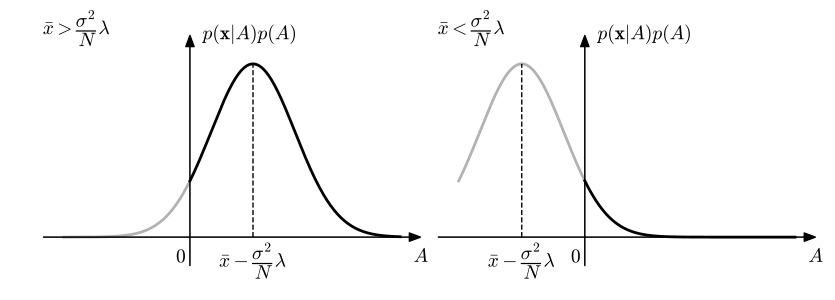

Write Python code to recreate this figure.
import matplotlib.pyplot as plt
import numpy as np
from scipy.stats import norm
import math

from matplotlib import cm
from matplotlib import rc

__author__ = 'ernesto'

# if use latex or mathtext
rc('text', usetex=False)
rc('mathtext', fontset='cm')

# auxiliar function for plot ticks of equal length in x and y axis despite its scales.
def convert_display_to_data_coordinates(transData, length=10):
    # create a transform which will take from display to data coordinates
    inv = transData.inverted()
    # transform from display coordinates to data coordinates in x axis
    data_coords = inv.transform([(0, 0), (length, 0)])
    # get the length of the segment in data units
    yticks_len = data_coords[1, 0] - data_coords[0, 0]
    # transform from display coordinates to data coordinates in y axis
    data_coords = inv.transform([(0, 0), (0, length)])
    # get the length of the segment in data units
    xticks_len = data_coords[1, 1] - data_coords[0, 1]
    return xticks_len, yticks_len


#####################################
# PARAMETERS - This can be modified #
#####################################

# normal pdf variances
sigma = 1
mu1 = 1.5
mu2 = -1.5

#####################
# END OF PARAMETERS #
#####################

# abscissa values
xmin = -3
xmax = 5

x1 = np.linspace(xmin, 0, 150)
x2 = np.linspace(0, xmax, 300)
# normal distribution and density values in x
pdf11 = norm.pdf(x1, mu1, math.sqrt(sigma))
pdf12 = norm.pdf(x2, mu1, math.sqrt(sigma))
pdf21 = norm.pdf(x1, mu2, math.sqrt(sigma))
pdf22 = norm.pdf(x2, mu2, math.sqrt(sigma))

# axis parameters
dx = 0.5
xmin_ax = xmin - dx
xmax_ax = xmax + dx

pdf_max = norm.pdf(mu1, mu1, math.sqrt(sigma))
ymax_ax = pdf_max + pdf_max / 6
ymin_ax = -pdf_max / 6

# length of the ticks for all subplot (6 pixels)
display_length = 6  # in pixels
# x ticks labels margin
xtm = -0.06
ytm = 0.3
# font size
fontsize = 14
# colors from coolwarm
grey = [0.7, 0.7, 0.7]

fig = plt.figure(0, figsize=(10, 3), frameon=False)

ax = plt.subplot2grid((1, 8), (0, 0), rowspan=1, colspan=4)

plt.xlim(xmin_ax, xmax_ax)
plt.ylim(ymin_ax, ymax_ax)

# horizontal and vertical ticks length
xtl, ytl = convert_display_to_data_coordinates(ax.transData, length=display_length)

# axis arrows
plt.annotate("", xytext=(xmin_ax, 0), xycoords='data', xy=(xmax_ax, 0), textcoords='data',
             arrowprops=dict(width=0.1, headwidth=6, headlength=8, facecolor='black', shrink=0.002))
plt.annotate("", xytext=(0, ymin_ax), xycoords='data', xy=(0, ymax_ax), textcoords='data',
             arrowprops=dict(width=0.1, headwidth=6, headlength=8, facecolor='black', shrink=0.002))

plt.plot(x1, pdf11, color=grey, linewidth=2)
plt.plot(x2, pdf12, color='k', linewidth=2)

plt.plot([mu1, mu1], [0, pdf_max], 'k--', lw=1)

# xlabels and xtickslabels
plt.text(xmax_ax, xtm, '$A$', fontsize=fontsize, ha='center', va='baseline')
plt.text(mu1, -0.07, '$\\bar{x}-\dfrac{\sigma^2}{N}\lambda$', fontsize=fontsize, ha='center', va='baseline')
plt.text(-0.1, xtm, '$0$', fontsize=fontsize, ha='right', va='baseline')
plt.text(ytm, ymax_ax, '$p(\mathbf{x}|A)p(A)$', fontsize=fontsize, ha='left', va='center')

plt.text(xmin_ax, ymax_ax, '$\\bar{x}>\dfrac{\sigma^2}{N}\lambda$', fontsize=fontsize, ha='left', va='baseline')

plt.axis('off')


##
ax = plt.subplot2grid((1, 8), (0, 4), rowspan=1, colspan=4)

plt.xlim(xmin_ax, xmax_ax)
plt.ylim(ymin_ax, ymax_ax)

# horizontal and vertical ticks length
xtl, ytl = convert_display_to_data_coordinates(ax.transData, length=display_length)

# axis arrows
plt.annotate("", xytext=(xmin_ax, 0), xycoords='data', xy=(xmax_ax, 0), textcoords='data',
             arrowprops=dict(width=0.1, headwidth=6, headlength=8, facecolor='black', shrink=0.002))
plt.annotate("", xytext=(0, ymin_ax), xycoords='data', xy=(0, ymax_ax), textcoords='data',
             arrowprops=dict(width=0.1, headwidth=6, headlength=8, facecolor='black', shrink=0.002))

plt.plot(x1, pdf21, color=grey, linewidth=2)
plt.plot(x2, pdf22, color='k', linewidth=2)

plt.plot([mu2, mu2], [0, pdf_max], 'k--', lw=1)

# xlabels and xtickslabels
plt.text(xmax_ax, xtm, '$A$', fontsize=fontsize, ha='center', va='baseline')
plt.text(mu2, -0.07, '$\\bar{x}-\dfrac{\sigma^2}{N}\lambda$', fontsize=fontsize, ha='center', va='baseline')
plt.text(-0.1, xtm, '$0$', fontsize=fontsize, ha='right', va='baseline')
plt.text(ytm, ymax_ax, '$p(\mathbf{x}|A)p(A)$', fontsize=fontsize, ha='left', va='center')

plt.text(xmin_ax, ymax_ax, '$\\bar{x}<\dfrac{\sigma^2}{N}\lambda$', fontsize=fontsize, ha='left', va='baseline')

plt.axis('off')

# save as pdf image
plt.savefig('problem_11_4.pdf', bbox_inches='tight')

plt.show()
